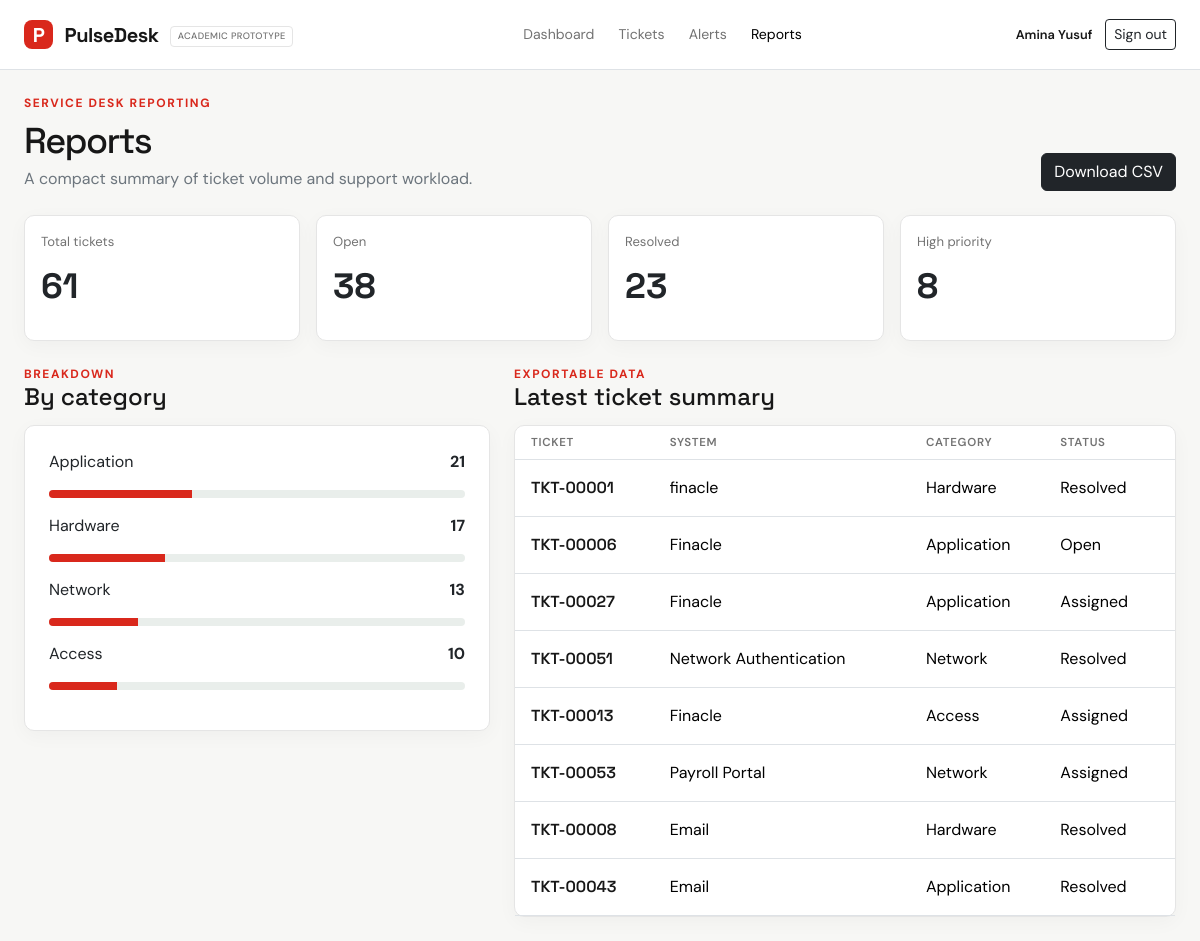
Screenshot of /reports (signed in) with the database file from the repository.
### app.py (models this page shows)
class User(db.Model):
    id = db.Column(db.Integer, primary_key=True)
    name = db.Column(db.String(120), nullable=False)
    email = db.Column(db.String(160), unique=True, nullable=False)
    password = db.Column(db.String(255), nullable=False)
    role = db.Column(db.String(40), nullable=False, default="IT Support Officer")

class Ticket(db.Model):
    id = db.Column(db.Integer, primary_key=True)
    ticket_number = db.Column(db.String(30), unique=True, nullable=False)
    branch_id = db.Column(db.Integer, db.ForeignKey("branch.id"), nullable=False)
    reported_by = db.Column(db.String(120), nullable=False)
    category = db.Column(db.String(80), nullable=False)
    system = db.Column(db.String(100), nullable=False)
    description = db.Column(db.Text, nullable=False)
    priority = db.Column(db.String(20), nullable=False, default="Medium")
    status = db.Column(db.String(30), nullable=False, default="Open")
    assigned_to = db.Column(db.String(120))
    created_at = db.Column(db.DateTime, nullable=False, default=datetime.utcnow)
    resolved_at = db.Column(db.DateTime)

### app.py (the view)
@app.route("/reports")
@login_required
def reports():
    tickets = Ticket.query.order_by(Ticket.created_at.desc()).all()
    stats = {"total": len(tickets), "open": sum(ticket.status != "Resolved" for ticket in tickets), "resolved": sum(ticket.status == "Resolved" for ticket in tickets), "high": sum(ticket.priority == "High" and ticket.status != "Resolved" for ticket in tickets)}
    return render_template("reports.html", stats=stats, category_counts=Counter(ticket.category for ticket in tickets).most_common(), tickets=tickets)

### app.py (called while the page is built)
def current_user():
    user_id = session.get("user_id")
    return db.session.get(User, user_id) if user_id else None

@app.context_processor
def inject_user():
    return {"current_user": current_user()}

def login_required(view):
    @wraps(view)
    def wrapped(*args, **kwargs):
        if not session.get("user_id"):
            return redirect(url_for("login", next=request.path))
        return view(*args, **kwargs)
    return wrapped

### templates/reports.html (shortened to what this page needs)
{% extends 'base.html' %}
{% block content %}<div class="d-flex flex-wrap justify-content-between align-items-end gap-3 mb-4"><div><div class="eyebrow mb-2">Service desk reporting</div><h1 class="page-title mb-1">Reports</h1><p class="text-secondary mb-0">A compact summary of ticket volume and support workload.</p></div><a class="btn btn-dark" href="{{ url_for('report_csv') }}">Download CSV</a></div><div class="row g-3 mb-4">{% for key, label in [('total','Total tickets'),('open','Open'),('resolved','Resolved'),('high','High priority')] %}<div class="col-6 col-xl-3"><div class="card stat-card p-3"><div class="stat-label">{{ label }}</div><div class="stat-value mt-2">{{ stats[key] }}</div></div></div>{% endfor %}</div><div class="row g-4"><div class="col-lg-5"><div class="section-heading"><div><div class="eyebrow">Breakdown</div><h2 class="h4 mb-0">By category</h2></div></div><div class="card bg-white p-4">{% for category, count in category_counts %}<div class="d-flex justify-content-between mb-3"><span>{{ category }}</span><strong>{{ count }}</strong></div><div class="progress mb-3"><div class="progress-bar" style="width: {{ (count / stats.total * 100) if stats.total else 0 }}%"></div></div>{% else %}<div class="empty-state py-3">No report data yet.</div>{% endfor %}</div></div><div class="col-lg-7"><div class="section-heading"><div><div class="eyebrow">Exportable data</div><h2 class="h4 mb-0">Latest ticket summary</h2></div></div><div class="card bg-white"><div class="table-responsive"><table class="table"><thead><tr><th class="ps-3">Ticket</th><th>System</th><th>Category</th><th class="pe-3">Status</th></tr></thead><tbody>{% for ticket in tickets[:8] %}<tr><td class="ps-3"><a class="ticket-number" href="{{ url_for('ticket_detail', ticket_id=ticket.id) }}">{{ ticket.ticket_number }}</a></td><td>{{ ticket.system }}</td><td>{{ ticket.category }}</td><td class="pe-3">{{ ticket.status }}</td></tr>{% else %}<tr><td colspan="4" class="empty-state">No ticket data yet.</td></tr>{% endfor %}</tbody></table></div></div></div></div>{% endblock %}

### templates/base.html (shortened to what this page needs)
<!doctype html>
<html lang="en">
<head>
  <link href="https://cdn.jsdelivr.net/npm/bootstrap@5.3.3/dist/css/bootstrap.min.css" rel="stylesheet">
  <link rel="stylesheet" href="{{ url_for('static', filename='style.css') }}">
</head>
<body>
  <nav class="navbar navbar-expand-lg border-bottom">
    <div class="container-fluid px-4">
      <a class="navbar-brand" href="{{ url_for('dashboard') }}"><span class="brand-mark">P</span> PulseDesk <span class="prototype-tag">Academic prototype</span></a>
      {% if current_user %}
      <div class="collapse navbar-collapse" id="main-nav">
        <div class="navbar-nav mx-auto gap-lg-2">
          <a class="nav-link {{ 'active' if request.endpoint == 'dashboard' }}" href="{{ url_for('dashboard') }}">Dashboard</a>
          <a class="nav-link {{ 'active' if request.endpoint in ['tickets', 'new_ticket', 'ticket_detail'] }}" href="{{ url_for('tickets') }}">Tickets</a>
          <a class="nav-link {{ 'active' if request.endpoint in ['alerts', 'alert_detail'] }}" href="{{ url_for('alerts') }}">Alerts</a>
          <a class="nav-link {{ 'active' if request.endpoint in ['reports', 'report_csv'] }}" href="{{ url_for('reports') }}">Reports</a>
        </div>
        <div class="account-menu"><span class="account-name">{{ current_user.name }}</span><form method="post" action="{{ url_for('logout') }}"><button class="btn btn-outline-dark btn-sm">Sign out</button></form></div>
      </div>
      {% endif %}
    </div>
  </nav>
  <main class="container-fluid px-4 py-4">
    {% block content %}{% endblock %}
  </main>
</body>
</html>

### static/style.css (style rules this page uses)
:root { --ink: #171717; --muted: #737373; --line: #e5e5e5; --mint: #e1f3ea; --cream: #f7f7f5; --coral: #d9281c; --warm: #fff4ef; }
body { background: var(--cream); color: var(--ink); font-family: 'DM Sans', sans-serif; }
.navbar { background: #fff; min-height: 70px; }
.navbar-brand, h1, h2, h3, h4 { font-family: 'Space Grotesk', sans-serif; }
.navbar-brand { font-weight: 700; color: var(--ink); letter-spacing: -.5px; }
.brand-mark { display: inline-grid; place-items: center; width: 29px; height: 29px; margin-right: 7px; border-radius: 8px; background: var(--coral); color: white; }
.prototype-tag { display: inline-block; margin-left: 7px; padding: .18rem .42rem; border: 1px solid var(--line); border-radius: 4px; color: var(--muted); font-family: 'DM Sans'; font-size: .58rem; font-weight: 500; letter-spacing: .04em; text-transform: uppercase; vertical-align: middle; }
.nav-link { color: var(--muted); font-size: .88rem; }
.nav-link.active, .nav-link:hover { color: var(--coral); }
.eyebrow { color: var(--coral); font-size: .75rem; font-weight: 700; letter-spacing: .13em; text-transform: uppercase; }
.page-title { font-size: clamp(1.8rem, 3vw, 2.65rem); letter-spacing: -1.6px; }
.section-heading { display: flex; align-items: end; justify-content: space-between; margin-bottom: .8rem; }
.card { border: 1px solid var(--line); border-radius: 10px; box-shadow: 0 5px 20px rgba(24,33,38,.035); }
.stat-card { background: #fff; min-height: 126px; }
.stat-value { font-family: 'Space Grotesk'; font-size: 2.2rem; font-weight: 700; }
.stat-label { color: var(--muted); font-size: .82rem; }
.table { --bs-table-bg: transparent; margin-bottom: 0; }
.table th { color: var(--muted); font-size: .72rem; font-weight: 600; letter-spacing: .06em; text-transform: uppercase; }
.table td { padding-top: 1rem; padding-bottom: 1rem; vertical-align: middle; }
.ticket-number { color: var(--ink); font-family: 'Space Grotesk'; font-weight: 600; text-decoration: none; }
.progress { height: 8px; background: #e9eeeb; }
.progress-bar { background: var(--coral); }
.account-menu { display: flex; align-items: center; gap: .8rem; }
.account-name { font-size: .8rem; font-weight: 600; }

### rows the page displays
User: name "Amina Yusuf"
Ticket: category "Application", count "21", {{ (count / stats.total * 100) if stats.total else 0 }} 34.42622950819672 (drawn), ticket_number "TKT-00006", system "Finacle", status "Open"
Ticket: category "Hardware", count "17", {{ (count / stats.total * 100) if stats.total else 0 }} 27.86885245901639 (drawn), ticket_number "TKT-00001", system "finacle", status "Resolved"
Ticket: category "Network", count "13", {{ (count / stats.total * 100) if stats.total else 0 }} 21.311475409836063 (drawn), ticket_number "TKT-00051", system "Network Authentication", status "Resolved"
Ticket: category "Access", count "10", {{ (count / stats.total * 100) if stats.total else 0 }} 16.39344262295082 (drawn), ticket_number "TKT-00013", system "Finacle", status "Assigned"
Ticket: ticket_number "TKT-00027", system "Finacle", category "Application", status "Assigned"
Ticket: ticket_number "TKT-00053", system "Payroll Portal", category "Network", status "Assigned"
Ticket: ticket_number "TKT-00008", system "Email", category "Hardware", status "Resolved"
Ticket: ticket_number "TKT-00043", system "Email", category "Application", status "Resolved"

### other values shown
{{ label }} "Total tickets" "Open" "Resolved" "High priority"
{{ stats[key] }} "61" "38" "23" "8"
